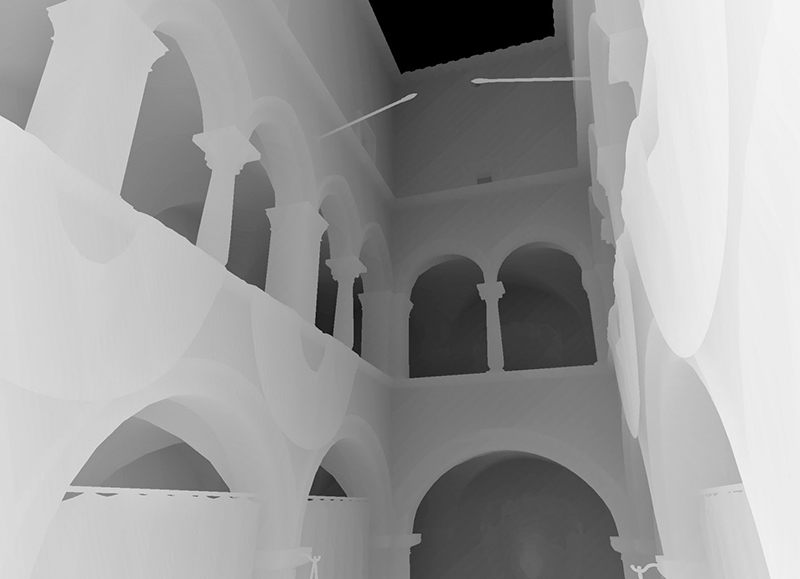
#> input picture asd.jpg, 800 x 579 px
$ python 'Vector solution.py'   (Python 2 division)
#> lines starting #> are read from the running program, lines starting #| are printed output that depends on the picture
import math
import random
import numpy as np
from matplotlib import pyplot as plt

## base functions
##-------------------------------------------
def truncate(n, decimals=0):
    multiplier = 10 ** decimals
    return int(n * multiplier) / multiplier

def is_in_range (num, _min, _max):
    if (_min <= num <= _max):
        return True
    else:
        return False

#efficiently find points inside a circle sector

class rel:
    def __init__ (self, x, y):
        self.x = x
        self.y = y

def isInsideSector(point, center, sectorStart, sectorEnd, radius):
    x = point[0] - center[0]
    y = point[1] - center[1]

    relPoint    = rel(x,y)
    sectorStart = rel(sectorStart[0],sectorStart[1])
    sectorEnd   = rel(sectorEnd[0],sectorEnd[1])

    radiusSquared = radius * radius

    if ((areClockwise(sectorStart, relPoint))== False\
       and areClockwise(sectorEnd, relPoint) and isWithinRadius(relPoint, radiusSquared)):
        return True
    else:
        return False

def areClockwise(v1, v2):
      if (-v1.x*v2.y + v1.y*v2.x > 0):
          return True
      else:
          return False

def isWithinRadius(v, radiusSquared):
    if (v.x*v.x + v.y*v.y <= radiusSquared):
        return True
    else:
        return False

def angle_bet_2vec(a,b):
    x1, y1 = a
    x2, y2 = b
    dot = x1*x2 + y1*y2      # dot product
    det = x1*y2 - y1*x2      # determinant
    angle = math.atan2(det, dot)  # atan2(y, x) or atan2(sin, cos)
    return angle

##classes
##-------------------------------------------
class _2D_square_world_:
    def __init__ (self, size):
        self.width  = size / 2
        self.height = size / 2
        self.size_int_range = [(-1)*(int(size/2)),(int(size/2))]
        self.size_int_range_without_neg = [0, int(size)]
        self.offset = int(size / 2)
        self.full_size = size

        left_top     = [((-1) * self.width), ((-1) * self.height)]
        right_top    = [self.width, ((-1) * self.height)]
        right_bottom = [self.width, self.height]
        left_bottom  = [((-1) * self.width), self.height]

        self.corners = [left_top, right_top, right_bottom, left_bottom]
        #x
        self.max_x_range = self.corners[2][0]
        self.min_x_range = self.corners[0][0]
        #y
        self.max_y_range = self.corners[2][1]
        self.min_y_range = self.corners[0][1]

        #circle
        self.center = [ 0 , 0 ]
        self.radius = size/2

        self.points = []

    def add_point (self, x, y):
        err_mess = 'Point [' + str(x) + ',' + str(y) + '] not in range'
        if (is_in_range(x, self.min_x_range, self.max_x_range)):
            if (is_in_range(y, self.min_y_range, self.max_y_range)):
                x = int(truncate(x, 1))
                y = int(truncate(y, 1))
                self.points.append([x,y])
            else:
                print err_mess
        else:
            print err_mess

SIZE_of_world = 500

rep_pattern_w = _2D_square_world_(SIZE_of_world)

##map depth map to proccess second stereo pair
import cv2
## Force DEPTH MAP to the size of array
depth_map = cv2.imread('asd.jpg',0)
#> depth_map is the input picture: shape (579, 800); min 0, max 246, mean 156.4
depth_map = cv2.resize(depth_map, (SIZE_of_world , SIZE_of_world))
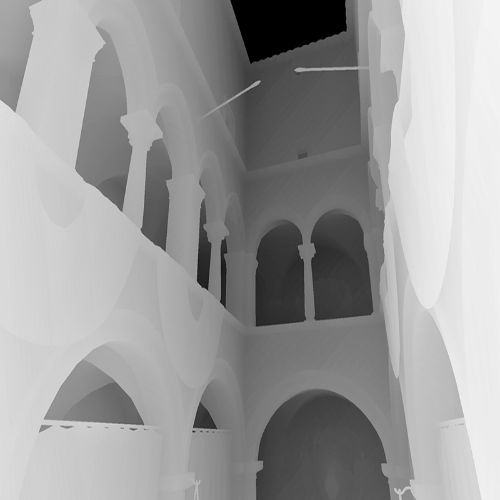
#> depth_map: shape (500, 500); min 0, max 245, mean 156.3

def map_range(value, leftMin, leftMax, rightMin, rightMax):
    leftSpan = leftMax - leftMin
    rightSpan = rightMax - rightMin
    valueScaled = float(value - leftMin) / float(leftSpan)
    return rightMin + (valueScaled * rightSpan)

def fill_in_with_circular_pattern (world, amount_of_segments) :

#> called with amount_of_segments = 6
    full_angle_of_circle = float(360)
    radius_of_one_strip = float(full_angle_of_circle) / float(amount_of_segments)
    angle = math.radians(radius_of_one_strip)
    vector_start = [world.radius, 0.0]
    vector_end   = [world.radius * math.cos(angle), world.radius * math.sin(angle)]
    #check angle between vectors
    check_calc = math.degrees(angle_bet_2vec(vector_start, vector_end))
    print check_calc
    print radius_of_one_strip
    print vector_start
    print vector_end

    #add random points within circle sector
    offset = world.offset
    for xx in range (world.size_int_range_without_neg[1]):
        for yy in range (world.size_int_range_without_neg[1]):
            #decide if we place a point or not
            current_decision = random.choice([True, False])
            if (current_decision):
                cx = xx
                cy = yy
                #sectorStart and end expressed in relative to center vectors
                if(isInsideSector([cx,cy],[0,0],vector_start,vector_end,world.radius)):
                    world.add_point(cx,cy)

    #repeat segment across circle
    new_arr = []
    for p in range (len(world.points)):
        for re in range(amount_of_segments):
            #copy into initial place
            shift = math.radians(radius_of_one_strip*re)
            angle = shift
            X = int((math.cos(angle) * world.points[p][0]) - (math.sin(angle) * world.points[p][1]))
            Y = int((math.sin(angle) * world.points[p][0]) + (math.cos(angle) * world.points[p][1]))
            new_point_coord = [X,Y]
            new_arr.append(new_point_coord)

    #append new segments to array
    for p in new_arr:
        world.points.append(p)

    #shift coordinates according to depth map
    shift_arr = []
    for p in range (len(world.points)):
        int_row    = int(world.points[p][1]+offset)
        int_column = int(world.points[p][0]+offset)
        if(int_row != world.full_size and int_column != world.full_size):
            shift_val = depth_map[int_row][int_column]
            normalised_shift_val = map_range(shift_val, 0, 255, 0,  radius_of_one_strip)
            angle = math.radians(normalised_shift_val)
            XX = int((math.cos(angle) * world.points[p][0]) - (math.sin(angle) * world.points[p][1]))
            YY = int((math.sin(angle) * world.points[p][0]) + (math.cos(angle) * world.points[p][1]))
            if(isInsideSector([world.points[p][0],world.points[p][1]],[0,0],vector_start,vector_end,world.radius)):
                shift_arr.append([world.points[p][0],world.points[p][1]])
            else:
                for p_2 in range (len(world.points)):
                    if(world.points[p_2] == [XX,YY]):
                        shift_arr.append([XX,YY])

    world.points = []
    for p in shift_arr:
        world.points.append(p)


amount_of_segments = 6
#> (the run stopped early here; a loop or call above may not have finished)
